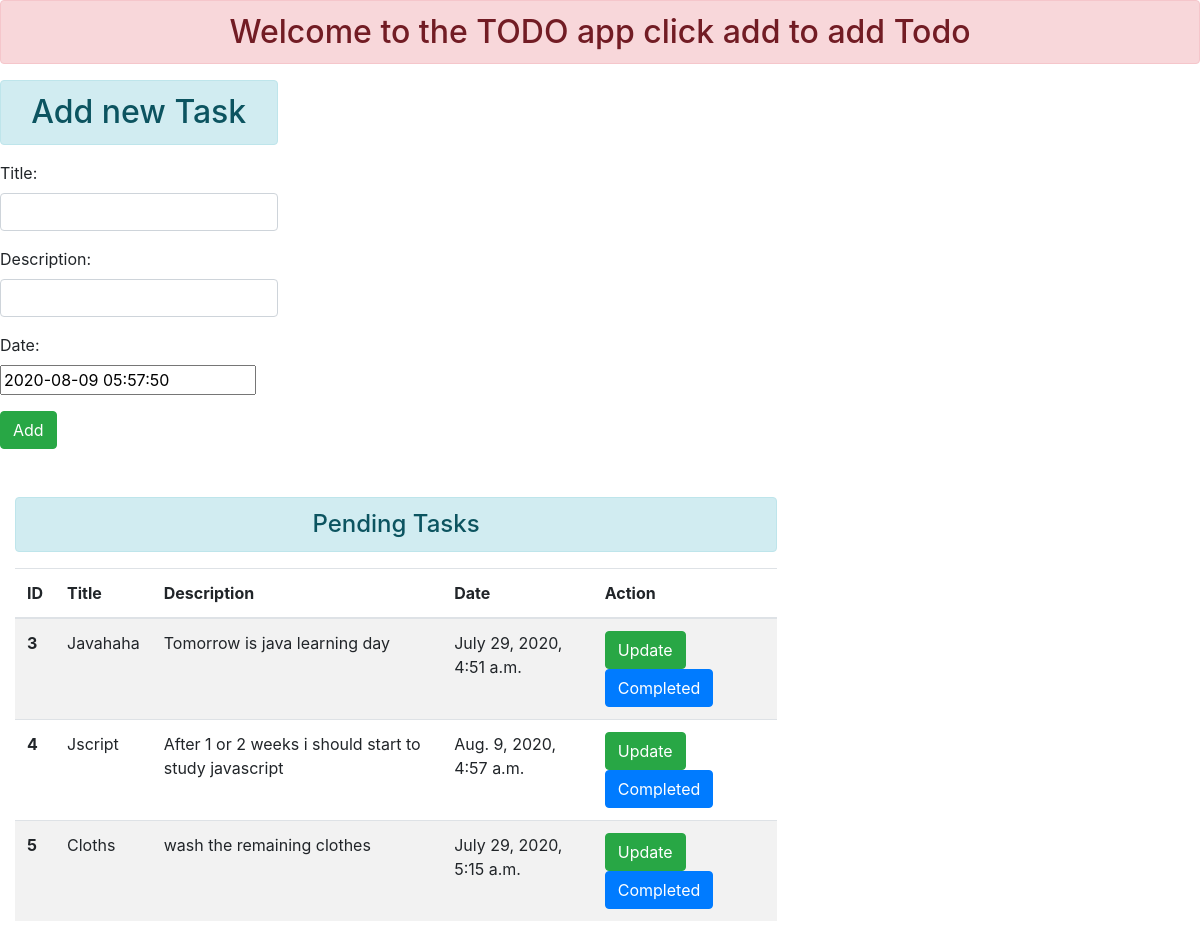
The page / on the database its author committed.
### todoapp/models.py (models this page shows, shortened)
class Todo(models.Model):
    title = models.CharField(max_length = 200)
    description = models.TextField()
    date = models.DateTimeField(default = timezone.now())

### todoapp/views.py (the view)
# urls.py: path('', views.newtask, name = 'home'),
def newtask(request):
    form = Newtask()
    if request.method == 'POST':
        form = Newtask(request.POST)
        if form.is_valid():
            nm = form.cleaned_data.get('title')
            dn = form.cleaned_data.get('description')
            dt = form.cleaned_data.get('date')
            reg = Todo(title = nm, description = dn, date = dt)
            reg.save()
            form = Newtask()
            return redirect('home')
    else:
        form = Newtask()
        tasks = Todo.objects.all()
    return render(request, 'todoapp/home.html', {'form':form, 'tasks':tasks})

### todoapp/forms.py
class Newtask(forms.ModelForm):
    class Meta:
        model = Todo
        fields = '__all__'
        widgets = {
                'title':forms.TextInput(attrs = {'class' : 'form-control'}),
                'description':forms.TextInput(attrs = {'class' : 'form-control'})
        }

### templates/todoapp/home.html (shortened to what this page needs)
{% extends 'todoapp/base.html' %}
{% block content %}
<div class="row">
  <div class="col-sm-3">
    <h2 class="text-center alert alert-info">Add new Task</h2>
    <form action="" method="POST">
      {{form.as_p}}
      <input type="submit" class="btn btn-success" name="" value="Add">
    </form>
  </div>
</div>
<br><br>
<div class="col-sm-8">
  <div class="mr-2">
  <h4 class="text-center alert alert-info">Pending Tasks</h4>
  {% if tasks %}
        <table class="table table-striped">
      <thead>
        <tr>
          <th scope="col">ID</th>
          <th scope="col">Title</th>
          <th scope="col">Description</th>
          <th scope="col">Date</th>
          <th scope="col">Action</th>
        </tr>
      </thead>
      <tbody>
        {% for task in tasks %}
        <tr>
          <th scope="row">{{task.id}}</th>
          <td>{{task.title}}</td>
          <td>{{task.description}}</td>
          <td>{{task.date}}</td>
          <td>
            <a href="{% url 'update' task.id %}" class="btn btn-success">Update</a>
            <form class="d-inline" action="{% url 'deletetask' task.id%}" method="POST">
              <input type="submit" name="" class= "btn btn-primary" value="Completed">
            </form>
          </td>
        </tr>
        {% endfor %}
      </tbody>
      </table>
  {% else %}
  <h2>No Tasks to complete</h2>
  {% endif %}
  </div>
</div>
{% endblock %}

### templates/todoapp/base.html (shortened to what this page needs)
<!DOCTYPE html>
{% load static %}
<html lang="en" dir="ltr">
  <head>
    <link rel="stylesheet" href="https://maxcdn.bootstrapcdn.com/bootstrap/4.0.0/css/bootstrap.min.css">
  </head>
  <body>
    <div container mt-5>
      <h2 class="text-center alert alert-danger">Welcome to the TODO app click add to add Todo</h2>
      {% block content %}
      {% endblock %}
    </div>
  </body>
</html>

### rows shown on the page
Todo: id "3", title "Javahaha", description "Tomorrow is java learning day", date "July 29, 2020, 4:51 a.m."
Todo: id "4", title "Jscript", description "After 1 or 2 weeks i should start to study javascript", date "Aug. 9, 2020, 4:57 a.m."
Todo: id "5", title "Cloths", description "wash the remaining clothes", date "July 29, 2020, 5:15 a.m."
